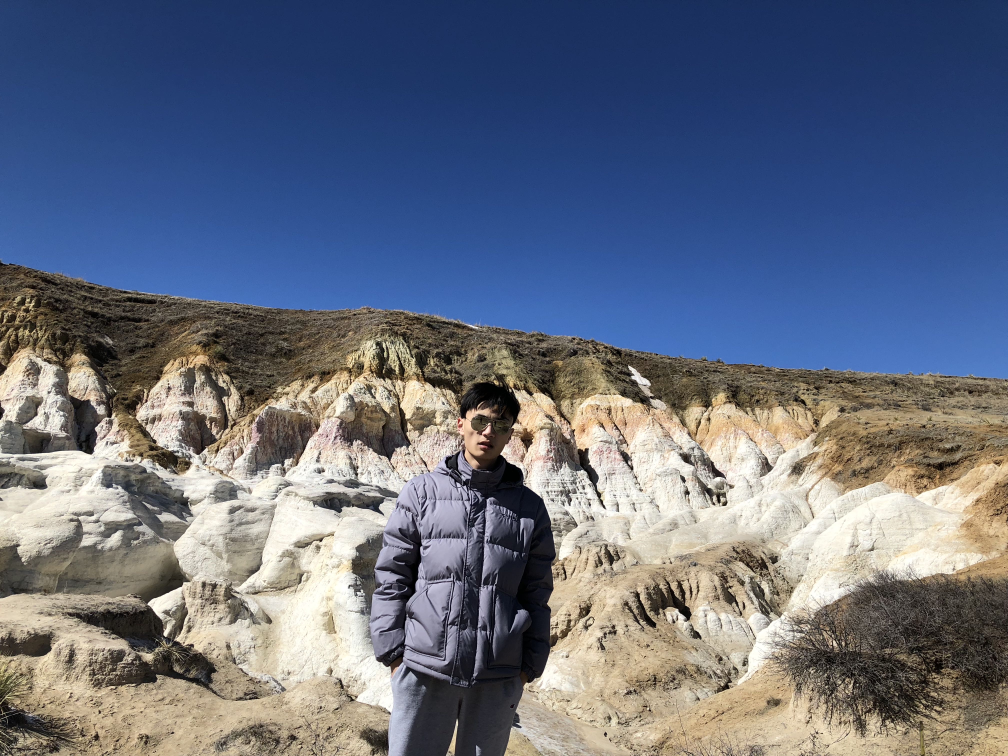
#> input picture P5_SLIC/1.jpg, 4032 x 3024 px (shown at 1/4 size)
$ python SLIC.py -img 1.jpg
#> lines starting #> are read from the running program, lines starting #| are printed output that depends on the picture
import cv2 as cv
import numpy as np
import argparse
import sys

def main():
    parser = argparse.ArgumentParser(description="SLIC Image Segmentation")
    parser.add_argument("-img", type=str, required=True, help="Path to the input image")
    parser.add_argument("--algorithm", type=str, default="a", choices=["a", "b", "c"],
                        help="SLIC algorithm variant: a = SLIC, b = SLICO, c = MSLIC (default: a)")
    parser.add_argument("--size", type=int, default=10, help="Average superpixel size (default: 10)")
    parser.add_argument("--ruler", type=float, default=10.0, help="Enforcement of superpixel smoothness (default: 10.0)")

    args = parser.parse_args()

    image = cv.imread(args.img)
#> image is the input picture: shape (3024, 4032, 3); mean B, G, R 127.7, 110.4, 102.9
    # image = cv.resize(image, (789, 443))
    h, w, _ = image.shape
#> h = 3024; w = 4032

    # set the desired width
    width = 500

    # calculate the new height to preserve aspect ratio
    ratio = width / w
#> ratio = 0.124
    height = int(h * ratio)
#> height = 375

    # resize the image
    image = cv.resize(image, (width, height))
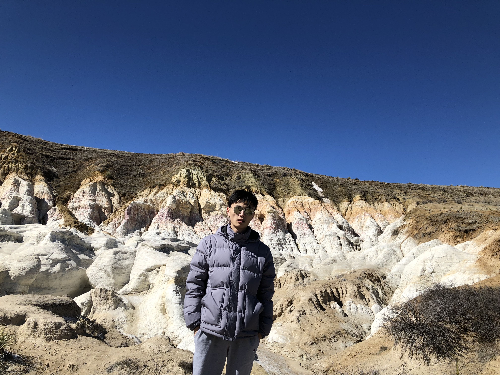
#> image: shape (375, 500, 3); mean B, G, R 127.6, 110.3, 102.9
    if image is None:
        print(f"Error: Unable to read input image '{args.img}'.")
        sys.exit(1)

    algorithm = {
        "a": cv.ximgproc.SLIC,
        "b": cv.ximgproc.SLICO,
        "c": cv.ximgproc.MSLIC,
    }[args.algorithm]

    slic = cv.ximgproc.createSuperpixelSLIC(image, algorithm=algorithm, region_size=args.size, ruler=args.ruler)
    slic.iterate()

    # draw contours
    mask = slic.getLabelContourMask()
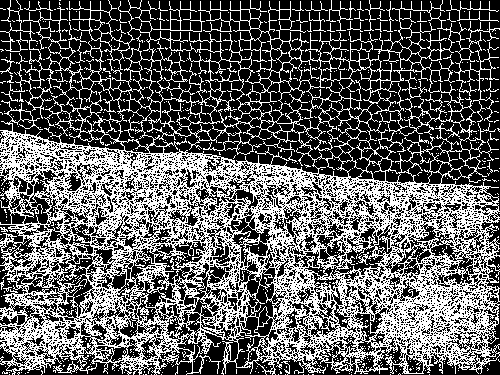
#> mask: shape (375, 500); 37.2% white in thin lines or dots
    contour_image = image.copy()
    contour_image[mask == 255] = (255, 255, 255)
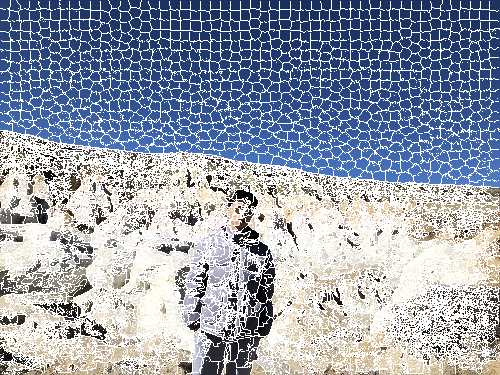
#> contour_image: shape (375, 500, 3); mean B, G, R 176.9, 160, 152

    # Get the labels for all pixels
    labels = slic.getLabels()
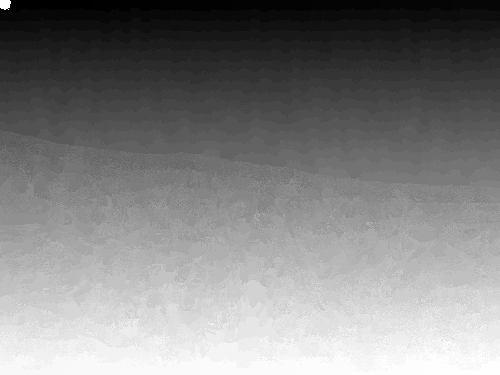
#> labels: shape (375, 500) int32; min 1, max 1850, mean 942.1; drawn with min black and max white
    num_superpixels = slic.getNumberOfSuperpixels()
#> num_superpixels = 1900

    # Calculate the average color of each superpixel
    average_colors = np.zeros((num_superpixels, 3), dtype=np.uint64)
    counts = np.zeros((num_superpixels,), dtype=np.uint64)
#> counts = 1900 values from 0 to 0
    for i in range(image.shape[0]):
        for j in range(image.shape[1]):
            label = labels[i, j]
            average_colors[label] += image[i, j]
            counts[label] += 1
#> after the loop, average_colors = 1900 rows, first 8: [0, 0, 0], [11438, 6381, 3831], [9926, 5495, 3231], [10491, 5717, 3378], [9995, 5377, 3208], [9975, 5367, 3210], [9500, 5037, 2960], [9620, 5122, 3001]; counts = 1900 values, max 286 at index 1771, min 0 at index 0, mean 98.68

    # [7 lines of commented-out code are left out]

    average_colors = (average_colors / counts[:, None]).astype(np.uint8)
#> average_colors = 1900 rows, first 8: [0, 0, 0], [108, 60, 36], [104, 57, 34], [104, 57, 33], [103, 55, 33], [102, 55, 33], [101, 53, 31], [100, 53, 31]

    # Replace each pixel with the average color of its corresponding superpixel
    result = np.zeros_like(image)
    for i in range(image.shape[0]):
        for j in range(image.shape[1]):
            label = labels[i, j]
            result[i, j] = average_colors[label]
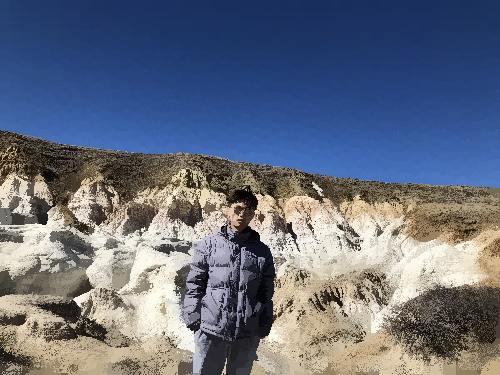
#> result: shape (375, 500, 3); mean of channels 0, 1, 2 127.1, 109.8, 102.4; drawn as B, G, R

    # Show the contour image
    cv.imshow("Contours", contour_image)

    # Show the final result image
    cv.imshow("Result", result)
    result[mask == 255] = (0,0,0)
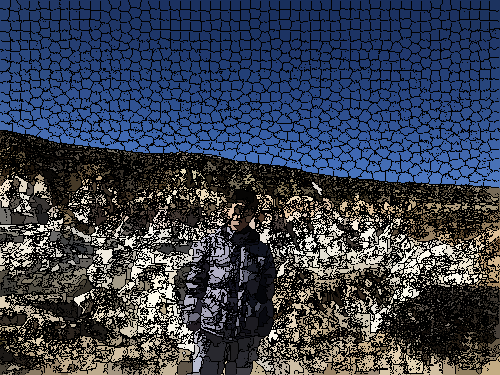
#> result: shape (375, 500, 3); mean of channels 0, 1, 2 81.7, 64.9, 56.9; drawn as B, G, R

    cv.imshow('Result + Contours', result)
    cv.waitKey(0)
    cv.destroyAllWindows()

if __name__ == "__main__":
    main()

$ run again, on P5_SLIC/usa.png
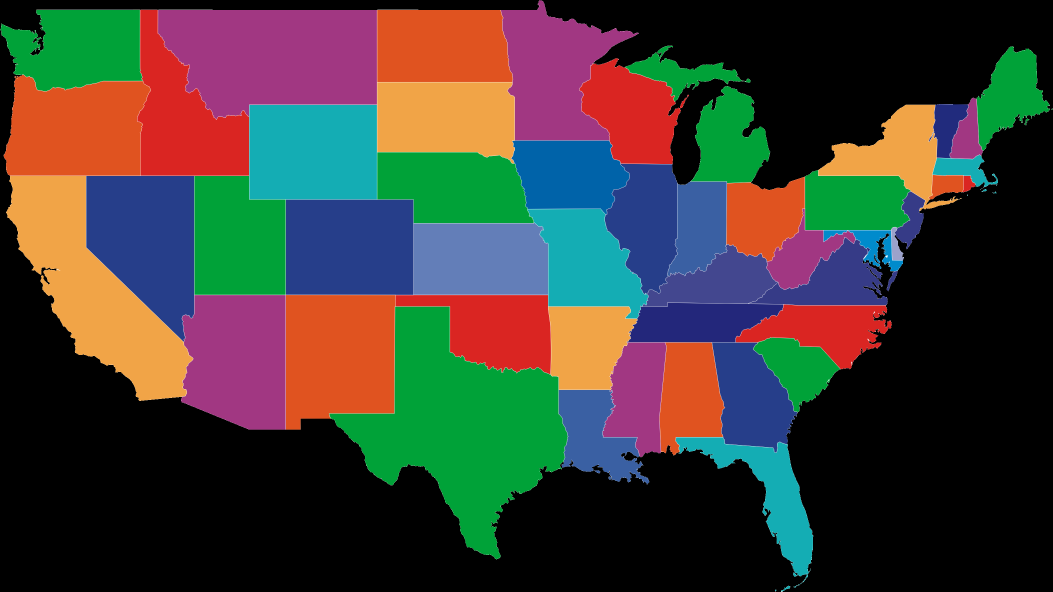
#> input picture P5_SLIC/usa.png, 3157 x 1774 px (shown at 1/3 size)
#> in main, image is the input picture: shape (1774, 3157, 3); mean B, G, R 54.3, 61.1, 63.8
#> image: shape (280, 500, 3)
#> mask: shape (280, 500); 16.7% white in thin lines or dots
#> contour_image: shape (280, 500, 3); mean B, G, R 87.2, 92.9, 95.2
#> in main, `labels = slic.getLabels()`:
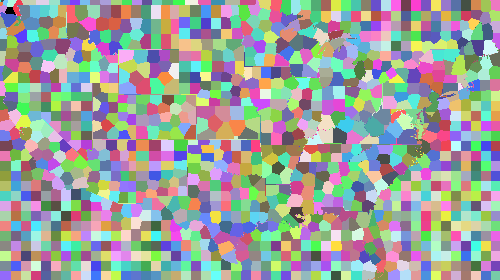
#> labels: shape (280, 500) int32; 1400 distinct labels, from 0 to 1399; one colour per label, 0 black
#> num_superpixels = 1400
#> after the loop in main, `for i in range(image.shape[0]):`: average_colors = 1400 rows, first 8: [0, 0, 0], [12, 18, 12], [484, 670, 393], [26, 26, 26], [26, 26, 26], [22, 22, 22], [20, 23, 23], [25, 25, 30]; counts = 1400 values, max 264 at index 637, min 1 at index 488, mean 100
#> in main, `average_colors = (average_colors / counts[:, None]).astype(np.uint8)`: average_colors = 1400 rows, first 8: [0, 0, 0], [0, 0, 0], [60, 83, 49], [0, 0, 0], [0, 0, 0], [0, 0, 0], [0, 0, 0], [0, 0, 0]
#> in main, `result[mask == 255] = (0,0,0)`:
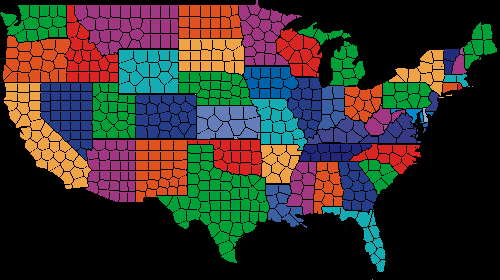
#> result: shape (280, 500, 3); mean of channels 0, 1, 2 44.6, 50.4, 52.6; drawn as B, G, R
